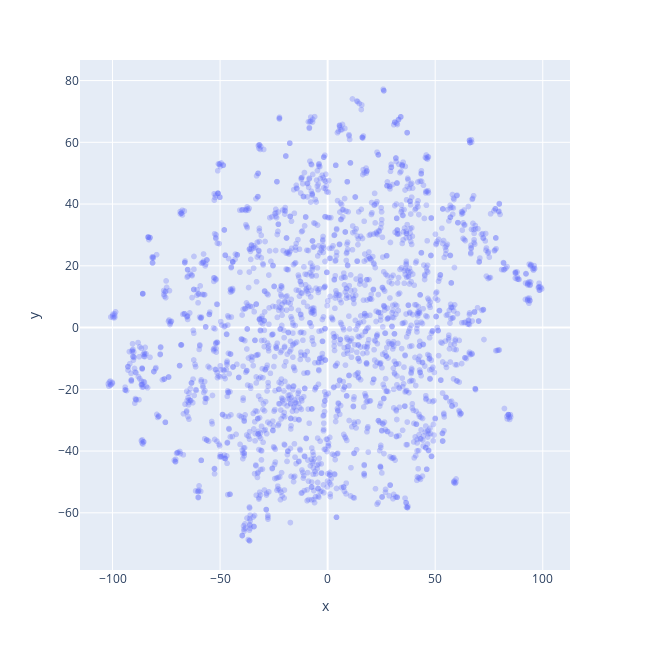

Here is the notebook cell this chart was saved with:
### Code cell
tsne_model = TSNE(
    n_components = 2,
    perplexity = 15,
    random_state = 42,
    init = 'random',
    learning_rate = 200
)

emb_arr = np.array(test_vec_df["gpt_test_vec"].to_list())

tsne_embeddings = tsne_model.fit_transform(emb_arr)

gpt_code_data = pd.DataFrame(
    {'x': tsne_embeddings[:, 0],
     'y': tsne_embeddings[:, 1]}
)

# Create the scatter plot using Plotly Express
plot = px.scatter(
    gpt_code_data,
    x = 'x',
    y = 'y',
    opacity = 0.3
)

plot.update_layout(
    width = 650,
    height = 650
)

plot.show()

### Figure 1 — Plotly figure (JSON) as saved in the notebook; plotly's stock layout.template omitted (floating-point values rounded to 4 significant figures; data arrays with more than 128 entries replaced by an {"elided": "..."} marker saying what was removed)
{"data": [{"hovertemplate": "x=%{x}<br>y=%{y}<extra></extra>", "legendgroup": "", "marker": {"color": "#636efa", "opacity": 0.3, "symbol": "circle"}, "mode": "markers", "name": "", "showlegend": false, "type": "scattergl", "x": {"elided": "2223 float values"}, "xaxis": "x", "y": {"elided": "2223 float values"}, "yaxis": "y"}], "layout": {"height": 650, "legend": {"tracegroupgap": 0}, "margin": {"t": 60}, "width": 650, "xaxis": {"anchor": "y", "domain": [0, 1], "title": {"text": "x"}}, "yaxis": {"anchor": "x", "domain": [0, 1], "title": {"text": "y"}}}}
